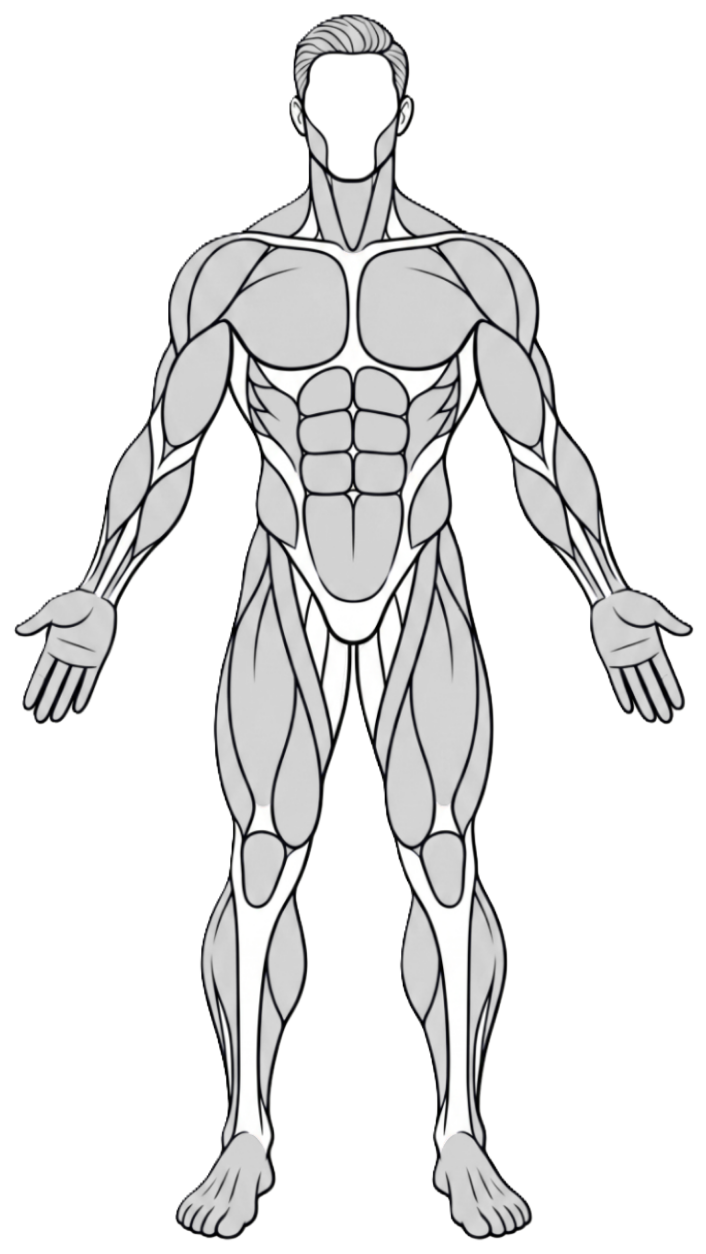
#> input picture assets/body_map/front_body_base.png, 706 x 1254 px
$ python extract_muscles.py
#> lines starting #> are read from the running program, lines starting #| are printed output that depends on the picture
"""
Muscle group extraction v3 — component-based with region filtering.
1. Dilate walls to close anti-aliasing gaps
2. Compute all connected components
3. Map seed points → components → muscle groups
4. Apply region filtering for muscles that share components (obliques)
5. Export each group as transparent PNG
"""
from PIL import Image
from collections import deque
import json
import os

INPUT = 'front_body_base.png'
OUTDIR = 'muscles_front'
WALL_LUM = 130       # raised from 120 to catch anti-aliased edges
ALPHA_WALL = 200     # transparent = wall
DILATE_RADIUS = 1    # dilate walls by 1px to close gaps

# --- Component seed points: each seed maps to ONE connected component ---
SEEDS = {
    # Chest
    'left_pec':       [(310, 300)],
    'right_pec':      [(400, 300)],
    # Shoulders (anterior delt)
    'left_delt':      [(228, 289)],
    'right_delt':     [(485, 300)],
    # Biceps — single seed per arm to avoid oblique contamination
    'left_bicep':     [(196, 383)],
    'right_bicep':    [(509, 383)],
    # Forearms — seeds well above the wrist line
    'left_forearm':   [(129, 482), (100, 620)],
    'right_forearm':  [(577, 482), (600, 620)],
    # Abs — seeds inside each ab block (3 rows of 2 = six-pack)
    'ab_block_1L':    [(325, 391)],
    'ab_block_1R':    [(380, 391)],
    'ab_block_2L':    [(325, 435)],
    'ab_block_2R':    [(380, 435)],
    'ab_block_3L':    [(325, 475)],
    'ab_block_3R':    [(380, 475)],
    # Obliques — side torso (left and right of abs)
    # These seeds hit the torso background component; region filtering
    # is applied later to keep only the oblique area.
    'left_oblique':   [(260, 460), (260, 540), (245, 500)],
    'right_oblique':  [(450, 460), (450, 540), (425, 500)],
    # Lower core / inguinal strip between abs and quads
    # Removed from component extraction — handled via image-based post-processing
    # Quads — multiple seeds per leg
    'left_quad_main': [(261, 700)],
    'left_quad_inner': [(296, 767)],
    'left_quad_mid':  [(300, 653)],
    'right_quad_main': [(444, 700)],
    'right_quad_inner': [(409, 767)],
    'right_quad_mid': [(406, 653)],
    # Calves
    'left_calf_outer': [(220, 950)],
    'left_calf_inner': [(285, 958)],
    'left_calf_upper': [(263, 868)],
    'right_calf_outer': [(495, 1000)],
    'right_calf_inner': [(420, 957)],
    'right_calf_upper': [(442, 869)],
    # Traps / neck
    'traps_upper':    [(350, 200)],
    'traps_mid':      [(350, 230)],
}

# Mapping: muscle group → list of component seed keys to merge
MUSCLE_GROUPS = {
    'chest':      ['left_pec', 'right_pec'],
    'shoulders':  ['left_delt', 'right_delt'],
    'biceps':     ['left_bicep', 'right_bicep'],
    'forearms':   ['left_forearm', 'right_forearm'],
    'abs':        ['ab_block_1L', 'ab_block_1R', 'ab_block_2L', 'ab_block_2R',
                   'ab_block_3L', 'ab_block_3R'],
    'obliques':   ['left_oblique', 'right_oblique'],
    'quads':      ['left_quad_main', 'left_quad_inner', 'left_quad_mid',
                   'right_quad_main', 'right_quad_inner', 'right_quad_mid'],
    'calves':     ['left_calf_outer', 'left_calf_inner', 'left_calf_upper',
                   'right_calf_outer', 'right_calf_inner', 'right_calf_upper'],
    'traps':      ['traps_upper', 'traps_mid'],
}

# Region constraints for muscles that share components with other regions.
# Format: {seed_key: {'include': [(x1,y1,x2,y2), ...], 'exclude': [...]}}
# After getting the component pixels, only keep those inside include boxes
# and outside exclude boxes.
OBLIQUE_REGIONS = {
    'left_oblique': {
        'include': [(230, 370, 305, 620)],
        'exclude': [(306, 389, 395, 500)],  # abs blocks area
    },
    'right_oblique': {
        'include': [(400, 370, 476, 620)],
        'exclude': [(306, 389, 395, 500)],  # abs blocks area
    },
}


def load_image(path):
    return Image.open(path).convert('RGBA')


def build_wall_mask(img):
    """Create a boolean wall mask from the image. Walls = dark OR transparent pixels."""
    w, h = img.size
    px = img.load()
    wall = [[False] * w for _ in range(h)]
    for y in range(h):
        for x in range(w):
            r, g, b, a = px[x, y]
            lum = (r * 299 + g * 587 + b * 114) // 1000
            if a < ALPHA_WALL or lum < WALL_LUM:
                wall[y][x] = True
    return wall


def dilate_walls(wall, w, h, radius):
    """Expand wall pixels by radius to close anti-aliasing gaps."""
    orig = [row[:] for row in wall]
    for y in range(h):
        for x in range(w):
            if orig[y][x]:
                for dy in range(-radius, radius + 1):
                    for dx in range(-radius, radius + 1):
                        ny, nx = y + dy, x + dx
                        if 0 <= nx < w and 0 <= ny < h:
                            wall[ny][nx] = True


def compute_components(wall, w, h):
    """Find all connected components of non-wall pixels.
    Returns labels (2D array) and component dict {id: set_of_pixels}."""
    labels = [[-1] * w for _ in range(h)]
    components = {}
    for sy in range(h):
        for sx in range(w):
            if wall[sy][sx] or labels[sy][sx] != -1:
                continue
            cid = len(components)
            q = deque([(sx, sy)])
            labels[sy][sx] = cid
            pixels = set()
            while q:
                x, y = q.popleft()
                pixels.add((x, y))
                for dx, dy in ((1, 0), (-1, 0), (0, 1), (0, -1)):
                    nx, ny = x + dx, y + dy
                    if 0 <= nx < w and 0 <= ny < h and not wall[ny][nx] and labels[ny][nx] == -1:
                        labels[ny][nx] = cid
                        q.append((nx, ny))
            components[cid] = pixels
    return labels, components


def map_seeds_to_components(seeds, labels, w, h):
    """Map each seed name to the component ID it falls in."""
    result = {}
    for name, points in seeds.items():
        cids = set()
        for x, y in points:
            if 0 <= x < w and 0 <= y < h:
                cid = labels[y][x]
                if cid >= 0:
                    cids.add(cid)
        if cids:
            result[name] = cids
        else:
            print(f'  WARNING: {name} seeds {points} all hit walls!')
            result[name] = set()
    return result


def filter_region(pixels, include_boxes, exclude_boxes):
    """Filter pixel set to keep only those inside include boxes and outside exclude boxes."""
    result = set()
    for x, y in pixels:
        in_include = any(x1 <= x <= x2 and y1 <= y <= y2 for x1, y1, x2, y2 in include_boxes)
        if not in_include:
            continue
        in_exclude = any(x1 <= x <= x2 and y1 <= y <= y2 for x1, y1, x2, y2 in exclude_boxes)
        if in_exclude:
            continue
        result.add((x, y))
    return result


def extract_obliques_from_image(img, abs_png_path, w, h):
    """Create oblique overlays by sampling the original image in the oblique regions,
    excluding abs block areas. This bypasses connected-component issues."""
    px = img.load()

    # Load abs overlay to know where abs blocks are
    abs_img = Image.open(abs_png_path).convert('RGBA')
    abs_px = abs_img.load()

    # Define oblique bounding boxes (anatomical side torso regions)
    regions = {
        'left_oblique': {
            'box': (230, 370, 305, 555),   # x1, y1, x2, y2 — trimmed below waist
        },
        'right_oblique': {
            'box': (400, 370, 476, 555),
        },
    }

    result = {}
    for name, info in regions.items():
        x1, y1, x2, y2 = info['box']
        pixels = set()
        for y in range(max(0, y1), min(h, y2 + 1)):
            for x in range(max(0, x1), min(w, x2 + 1)):
                r, g, b, a = px[x, y]
                lum = (r * 299 + g * 587 + b * 114) // 1000
                # Keep non-dark, non-transparent pixels (body fill)
                if a > 50 and lum >= WALL_LUM:
                    # Exclude if it's part of an abs block
                    ar, ag, ab, aa = abs_px[x, y]
                    if aa > 128 and ar > 200:  # white pixel in abs overlay
                        continue
                    # Also exclude dark line art pixels
                    if lum < WALL_LUM:
                        continue
                    pixels.add((x, y))
        result[name] = pixels
        print(f'  {name} (image extraction): {len(pixels)} px')
    return result


def extract_lower_abs_from_image(img, abs_png_path, w, h):
    """Extract lower abdominal region (below six-pack blocks) from the image."""
    px = img.load()
    abs_img = Image.open(abs_png_path).convert('RGBA')
    abs_px = abs_img.load()

    # Lower abs: below the six-pack blocks (y>500), between obliques (x=305-400)
    x1, y1, x2, y2 = 305, 500, 400, 610
    pixels = set()
    for y in range(max(0, y1), min(h, y2 + 1)):
        for x in range(max(0, x1), min(w, x2 + 1)):
            r, g, b, a = px[x, y]
            lum = (r * 299 + g * 587 + b * 114) // 1000
            if a > 50 and lum >= WALL_LUM:
                # Exclude abs blocks
                ar, ag, ab, aa = abs_px[x, y]
                if aa > 128 and ar > 200:
                    continue
                if lum < WALL_LUM:
                    continue
                pixels.add((x, y))
    print(f'  lower_abs (image extraction): {len(pixels)} px')
    return pixels


def extract_forearms_from_image(img, w, h):
    """Extract forearm regions from the image, excluding hands.
    Uses anatomical bounding boxes for forearms and excludes hand areas."""
    px = img.load()

    # Forearm regions: between elbow (~y=440) and wrist (~y=560)
    # Exclude hand regions: left hand x<110 y>530, right hand x>590 y>530
    regions = {
        'left_forearm': {
            'box': (80, 440, 210, 580),
            'exclude': [(19, 530, 110, 710)],  # left hand
        },
        'right_forearm': {
            'box': (490, 440, 630, 580),
            'exclude': [(590, 530, 687, 650)],  # right hand
        },
    }

    result = {}
    for name, info in regions.items():
        x1, y1, x2, y2 = info['box']
        pixels = set()
        for y in range(max(0, y1), min(h, y2 + 1)):
            for x in range(max(0, x1), min(w, x2 + 1)):
                r, g, b, a = px[x, y]
                lum = (r * 299 + g * 587 + b * 114) // 1000
                if a > 50 and lum >= WALL_LUM:
                    # Exclude hand regions
                    in_exclude = any(
                        ex1 <= x <= ex2 and ey1 <= y <= ey2
                        for ex1, ey1, ex2, ey2 in info['exclude']
                    )
                    if in_exclude:
                        continue
                    if lum < WALL_LUM:
                        continue
                    pixels.add((x, y))
        result[name] = pixels
        print(f'  {name} (image extraction): {len(pixels)} px')
    return result


def export_muscle(pixels_set, w, h, out_path):
    """Export a set of pixel coordinates as a transparent PNG (white fill)."""
    img = Image.new('RGBA', (w, h), (0, 0, 0, 0))
    px = img.load()
    for x, y in pixels_set:
        px[x, y] = (255, 255, 255, 255)
    img.save(out_path)


def create_body_outline(img, wall, w, h, out_path):
    """Create outline-only layer: dark pixels on transparent background."""
    out = Image.new('RGBA', (w, h), (0, 0, 0, 0))
    opx = out.load()
    ipx = img.load()
    for y in range(h):
        for x in range(w):
            r, g, b, a = ipx[x, y]
            lum = (r * 299 + g * 587 + b * 114) // 1000
            if a > 180 and lum < WALL_LUM:
                opx[x, y] = (30, 30, 30, 255)
    out.save(out_path)


def main():
    os.makedirs(OUTDIR, exist_ok=True)

    img = load_image(INPUT)
#> in load_image, returned value is the input picture: PIL image 706x1254 RGBA; mean R, G, B, A 230.2, 230.3, 230.4, 82.8
    w, h = img.size
#> w = 706; h = 1254
    print(f'Loaded {INPUT}: {w}x{h}')
#| Loaded front_body_base.png: 706x1254

    # Build wall mask
    print('Building wall mask...')
    wall = build_wall_mask(img)
#> after the loop in build_wall_mask, `for y in range(h):`: wall = 1254 items
#> wall = 1254 items
    wall_count = sum(sum(row) for row in wall)
#> wall_count = 655558
    print(f'  Walls: {wall_count} px ({wall_count*100//(w*h)}%)')
#|   Walls: 655558 px (74%)

    # Add artificial separator walls to prevent cross-muscle contamination
    print('Adding separator walls...')
    # Arm-torso separators: vertical walls separating arms from obliques
    for y in range(280, 560):
        for dx in range(4):
            if 230+dx < w: wall[y][230+dx] = True   # left arm-torso boundary
            if 476+dx < w: wall[y][476+dx] = True   # right arm-torso boundary
    # Wrist separators: horizontal walls preventing hands from joining forearms
    for x in range(50, 220):
        for dy in range(3):
            if 645+dy < h: wall[645+dy][x] = True   # left wrist
    for x in range(490, 660):
        for dy in range(3):
            if 645+dy < h: wall[645+dy][x] = True   # right wrist

    # Dilate walls to close gaps
    print(f'Dilating walls by {DILATE_RADIUS}px...')
    dilate_walls(wall, w, h, DILATE_RADIUS)
#> in dilate_walls, `orig = [row[:] for row in wall]`: orig = 1254 items
    wall_count2 = sum(sum(row) for row in wall)
#> wall_count2 = 691979
    print(f'  Walls after dilation: {wall_count2} px ({wall_count2*100//(w*h)}%)')
#|   Walls after dilation: 691979 px (78%)

    # Compute connected components
    print('Computing connected components...')
    labels, components = compute_components(wall, w, h)
#> labels = 1254 items; components = 187 items
    print(f'  Found {len(components)} components')
#|   Found 187 components

    # Print top components for verification
    ranked = sorted(components.items(), key=lambda c: -len(c[1]))
#> ranked = 187 items
    print('  Top 30 components:')
    for cid, px_set in ranked[:30]:
        xs = [p[0] for p in px_set]
        ys = [p[1] for p in px_set]
        print(f'    comp#{cid}: {len(px_set):>6} px  bbox=({min(xs)},{min(ys)})-({max(xs)},{max(ys)})  cx={sum(xs)//len(xs)} cy={sum(ys)//len(ys)}')
#> this loop made 30 passes
#> cid on passes 1 to 12: 59, 164, 163, 41, 40, 129, 29, 131, 11, 46, 47, 90
#|     comp#59:  15525 px  bbox=(257,389)-(449,639)  cx=352 cy=520
#|     comp#164:  10457 px  bbox=(400,827)-(526,1234)  cx=460 cy=1066
#|     comp#163:  10408 px  bbox=(180,826)-(305,1234)  cx=245 cy=1067
#|     comp#41:  10133 px  bbox=(361,250)-(474,365)  cx=412 cy=309
#|     comp#40:  10067 px  bbox=(235,250)-(345,365)  cx=293 cy=309
#|     comp#129:   8960 px  bbox=(232,570)-(292,830)  cx=260 cy=702
#|     comp#29:   8958 px  bbox=(172,160)-(534,397)  cx=353 cy=283
#|     comp#131:   8948 px  bbox=(414,572)-(474,831)  cx=445 cy=702
#> (further printed lines are left out)

    # Map seeds to components
    print('\nMapping seeds to components...')
    seed_map = map_seeds_to_components(SEEDS, labels, w, h)
#> after the loop in map_seeds_to_components, `for name, points in seeds.items():`: result = 30 items
#> seed_map = 30 items
    for name, cids in seed_map.items():
        total_px = sum(len(components[c]) for c in cids)
        print(f'  {name} -> components {cids} ({total_px} px)')
#> this loop made 30 passes
#> (name, total_px) on passes 1 to 12: ('left_pec', 10067), ('right_pec', 10133), ('left_delt', 3074), ('right_delt', 3025), ('left_bicep', 4844), ('right_bicep', 4750), ('left_forearm', 6838), ('right_forearm', 5712), ('ab_block_1L', 1587), ('ab_block_1R', 1598), ('ab_block_2L', 1574), ('ab_block_2R', 1594)
#|   left_pec -> components {40} (10067 px)
#|   right_pec -> components {41} (10133 px)
#|   left_delt -> components {38} (3074 px)
#|   right_delt -> components {39} (3025 px)
#|   left_bicep -> components {46} (4844 px)
#|   right_bicep -> components {47} (4750 px)
#|   left_forearm -> components {90, 75} (6838 px)
#|   right_forearm -> components {89, 74} (5712 px)
#> (further printed lines are left out)

    # Merge into muscle groups
    print('\nExporting muscle groups...')
    for group_name, seed_keys in MUSCLE_GROUPS.items():
        # Skip obliques and forearms — extracted from image directly
        if group_name in ('obliques', 'forearms'):
            continue

        all_pixels = set()
        for sk in seed_keys:
            if sk in seed_map:
                for cid in seed_map[sk]:
                    all_pixels |= components[cid]

        if not all_pixels:
            print(f'  SKIP {group_name} (no pixels)')
            continue
        out_path = os.path.join(OUTDIR, f'{group_name}.png')
        export_muscle(all_pixels, w, h, out_path)
        print(f'  {group_name}: {len(all_pixels):>6} px -> {out_path}')

    # Extract obliques from image (bypasses component connectivity issues)
    print('\nExtracting obliques from image...')
    oblique_pixels = extract_obliques_from_image(
        img, os.path.join(OUTDIR, 'abs.png'), w, h
    )
#> after the loop in extract_obliques_from_image, `for name, info in regions.items():`: result = 2 items
    all_oblique = set()
    for pixels in oblique_pixels.values():
        all_oblique |= pixels
#> this loop made 2 passes
    if all_oblique:
        out_path = os.path.join(OUTDIR, 'obliques.png')
        export_muscle(all_oblique, w, h, out_path)
        print(f'  obliques: {len(all_oblique):>6} px -> {out_path}')
#|   obliques:  15825 px -> muscles_front/obliques.png
    else:
        print('  SKIP obliques (no pixels)')

    # Add lower abs to the abs overlay
    print('\nAdding lower abs to abs overlay...')
    lower_abs = extract_lower_abs_from_image(
        img, os.path.join(OUTDIR, 'abs.png'), w, h
    )
#> after the loop in extract_lower_abs_from_image, `for y in range(max(0, y1), min(h, y2 + 1)):`: pixels = 9672 items
#|   lower_abs (image extraction): 9672 px
    if lower_abs:
        # Load existing abs overlay and add lower abs pixels
        abs_out = Image.open(os.path.join(OUTDIR, 'abs.png')).convert('RGBA')
        abs_pxa = abs_out.load()
        for x, y in lower_abs:
            abs_pxa[x, y] = (255, 255, 255, 255)
#> this loop made 9672 passes
#> (x, y) on passes 1 to 3: (371, 550), (390, 563), (362, 501)
        abs_out.save(os.path.join(OUTDIR, 'abs.png'))
        print(f'  abs (with lower): updated')

    # Extract forearms from image (excludes hands)
    print('\nExtracting forearms from image...')
    forearm_pixels = extract_forearms_from_image(img, w, h)
#> after the loop in extract_forearms_from_image, `for name, info in regions.items():`: result = 2 items
#> forearm_pixels = 2 items
    all_forearm = set()
    for pixels in forearm_pixels.values():
        all_forearm |= pixels
    if all_forearm:
        out_path = os.path.join(OUTDIR, 'forearms.png')
        export_muscle(all_forearm, w, h, out_path)
        print(f'  forearms: {len(all_forearm):>6} px -> {out_path}')
#|   forearms:  14097 px -> muscles_front/forearms.png
    else:
        print('  SKIP forearms (no pixels)')

    # Create body outline
    print('\nCreating body outline...')
    create_body_outline(img, wall, w, h, os.path.join(OUTDIR, 'body_outline.png'))
#> in create_body_outline, `out.save(out_path)`:
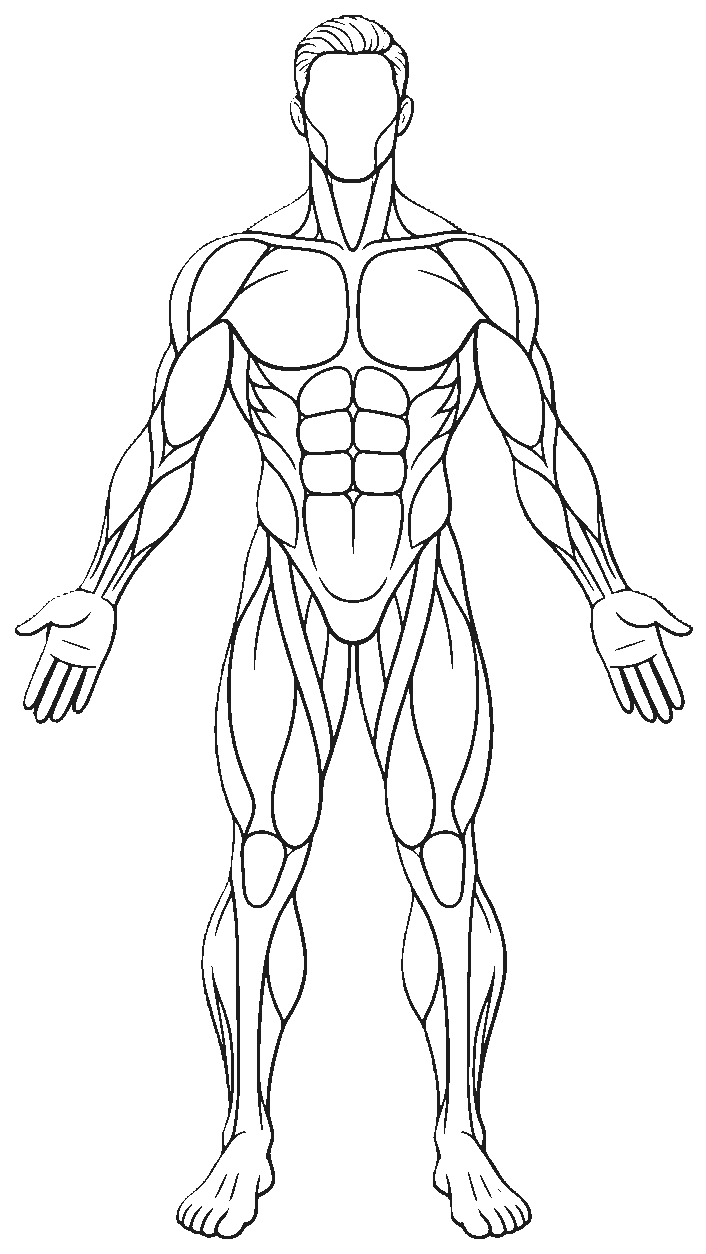
#> saved as body_outline.png: PIL image 706x1254 RGBA; mean R, G, B, A 1.9, 1.9, 1.9, 15.8; transparent parts drawn white
    print(f'  body_outline.png')

    # Save config
    config = {
        'image_width': w,
        'image_height': h,
        'muscles': {name: {'label': name.replace('_', ' ').title()}
                    for name in MUSCLE_GROUPS}
    }
    with open(os.path.join(OUTDIR, 'muscle_config.json'), 'w') as f:
        json.dump(config, f, indent=2)
    print(f'\nConfig saved to {OUTDIR}/muscle_config.json')
#| Config saved to muscles_front/muscle_config.json
    print('Done!')


if __name__ == '__main__':
    main()
